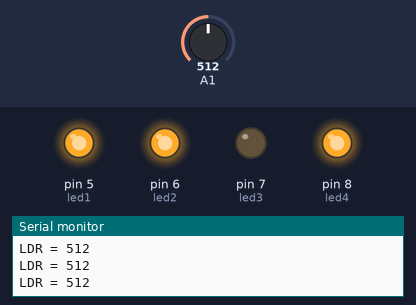
Simulated run of this sketch. Board: Arduino Uno, built with avr-gcc and run on an emulated ATmega328P. Parts: output pins drawn as LEDs (lit = HIGH), the last lines printed to the serial monitor. Dashed ring = blinking. The inputs (shaded band) are chosen by the test bench; at power-on: A1 = 512.

Above: at 2.0 s.
2.1 s: A1 set to 493
At 3.22 s:
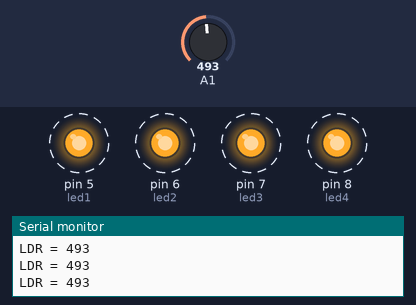
5.1 s: A1 set to 0
8.1 s: A1 set to 511
11.1 s: A1 set to 306
At 11.27 s:
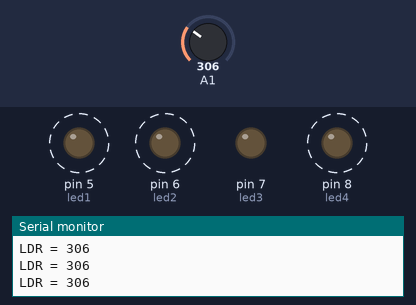
14.1 s: A1 set to 716
At 15.9 s:
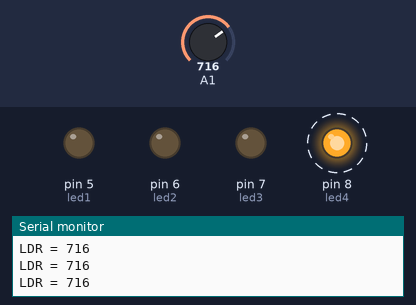
17.1 s: A1 set to 689
At 18.34 s:
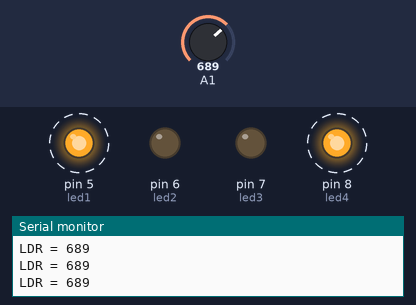
Timing chart, 0 to 21.1 s (numbered marks = the images above; inputs shaded):
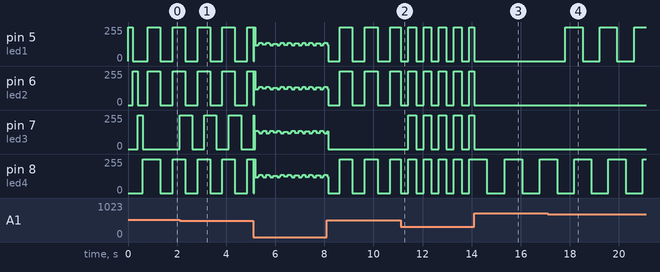

Measured:
- the behaviour switches between 501 and 500 on A1 (found by bisection; images 0 and 1)
- the behaviour switches between 701 and 700 on A1 (found by bisection; images 3 and 4)
- after the input at 2.1 s, pin 7 (led3): alternates 255/255 for 0.49 s and 0/255 for 0.50 s, starting at once
- after the input at 11.1 s, pin 5 (led1), pin 6 (led2), pin 8 (led4): alternates 255/255 for 0.31 s and 0/255 for 0.31 s, starting at once; pin 7 (led3): alternates 255/255 for 0.31 s and 0/255 for 0.31 s, starting after 0.33 s
- after the input at 14.1 s, pin 8 (led4): alternates 255/255 for 0.72 s and 0/255 for 0.72 s, starting after 0.52 s
- after the input at 17.1 s, pin 5 (led1): alternates 255/255 for 0.70 s and 0/255 for 0.70 s, starting after 0.72 s
- by itself, pin 5 (led1), pin 6 (led2), pin 8 (led4): alternates 255/255 for 0.51 s and 0/255 for 0.51 s

The sketch:

BWD_4Leds_LDR_v4.ino
```cpp
/*
  code adapted from Blink without Delay:
  http://www.arduino.cc/en/Tutorial/BlinkWithoutDelay

  Turns on and off a light emitting diode (LED) connected to a digital pin,
  without using the delay() function. This means that other code can run at the
  same time without being interrupted by the LED code.

*/

// constants won't change. Used here to set a pin number:
const int led1 =  5;// the number of the LED pin
const int led2 =  6;// the number of the LED pin
const int led3 =  7;// the number of the LED pin
const int led4 =  8;// the number of the LED pin

// Variables will change:
int led1State = LOW;             // ledState used to set the LED
int led2State = LOW;             // ledState used to set the LED
int led3State = LOW;             // ledState used to set the LED
int led4State = LOW;             // ledState used to set the LED

// Generally, you should use "unsigned long" for variables that hold time
// The value will quickly become too large for an int to store
unsigned long previousMillis1 = 0;        // will store last time LED was updated
unsigned long previousMillis2 = 0;        // will store last time LED was updated
unsigned long previousMillis3 = 0;
unsigned long previousMillis4 = 0;

// constants won't change:
long interval1 = 1000;           // interval at which to blink (milliseconds)
long interval2 = 1000;           // interval at which to blink (milliseconds)
long interval3 = 1000;           // interval at which to blink (milliseconds)
long interval4 = 1000;           // interval at which to blink (milliseconds)

// values for breakpoints
const int ldrLow = 500;
const int ldrMed = 600;
const int ldrHigh = 700;


void setup() {
  Serial.begin(9600);
  // For later, when we've forgotten what code was downloaded to our board
  Serial.print("test code: BlinkWithoutDelay example - 4 LEDs and LDR");
  // set the digital pin as output:
  pinMode(led1, OUTPUT);
  pinMode(led2, OUTPUT);
  pinMode(led3, OUTPUT);
  pinMode(led4, OUTPUT);
  blinkEm();
}

void loop() {
  // here is where you'd put code that needs to be running all the time.

// +++++++AnalogRead++++++++++
  // read the analog in value:
  int ldrValue = analogRead(1);
  // print the results to the Serial Monitor:
  Serial.print("LDR = ");
  Serial.println(ldrValue);
  // set interval of LED 4 to LDR value
  interval4 = ldrValue;
  // check to see if it's time to blink the LED; that is, if the difference
  // between the current time and last time you blinked the LED is bigger than
  // the interval at which you want to blink the LED.
  // we need for of these becasue we are going to create 4 instances of blink without delay
  unsigned long currentMillis1 = millis();
  unsigned long currentMillis2 = millis();
  unsigned long currentMillis3 = millis();
  unsigned long currentMillis4 = millis();

if(ldrValue <= ldrHigh){
// #1 Instance
  if (currentMillis1 - previousMillis1 >= interval4) {
    // save the last time you blinked the LED
    previousMillis1 = currentMillis1;

    // if the LED is off turn it on and vice-versa:
    if (led1State == LOW) {
      led1State = HIGH;
    } else {
      led1State = LOW;
    }

    // set the LED with the ledState of the variable:
    //blinkEm();
    digitalWrite(led1, led1State);
  }
} else {
  digitalWrite(led1, LOW);
}

  if(ldrValue <= ldrMed){
 // #2 Instance
  if (currentMillis2 - previousMillis2 >= interval4) {
    // save the last time you blinked the LED
    previousMillis2 = currentMillis2;

    // if the LED is off turn it on and vice-versa:
    if (led2State == LOW) {
      led2State = HIGH;
    } else {
      led2State = LOW;
    }

    // set the LED with the ledState of the variable:
    digitalWrite(led2, led2State);
  }
  } else {
      digitalWrite(led2, LOW);
  }

 if(ldrValue <= ldrLow){
 // #3 Instance
  if (currentMillis3 - previousMillis3 >= interval4) {
    // save the last time you blinked the LED
    previousMillis3 = currentMillis3;

    // if the LED is off turn it on and vice-versa:
    if (led3State == LOW) {
      led3State = HIGH;
    } else {
      led3State = LOW;
    }
    // set the LED with the ledState of the variable:
    digitalWrite(led3, led3State);
  }

 } else {
  digitalWrite(led3, LOW);
 }

   // #4 Instance
  if (currentMillis4 - previousMillis4 >= interval4) {
    // save the last time you blinked the LED
    previousMillis4 = currentMillis4;

    // if the LED is off turn it on and vice-versa:
    if (led4State == LOW) {
      led4State = HIGH;
    } else {
      led4State = LOW;
    }
    // set the LED with the ledState of the variable:
    digitalWrite(led4, led4State);
  }


 // End of Loop
}

void blinkEm(){
  digitalWrite(led1, HIGH);
  delay(200);
  digitalWrite(led1, LOW);
  digitalWrite(led2, HIGH);
  delay(200);
  digitalWrite(led2, LOW);
  digitalWrite(led3, HIGH);
  delay(200);
  digitalWrite(led3, LOW);
  digitalWrite(led4, HIGH);
  delay(200);
  digitalWrite(led4, LOW);
}
```
